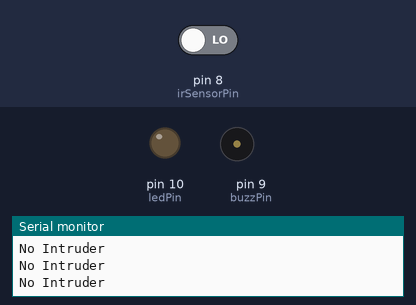
A sketch run on a simulated Arduino Uno, built with avr-gcc and run on an emulated ATmega328P. Parts: output pins drawn as LEDs (lit = HIGH), buzzer (waves = sounding, pin HIGH), the last lines printed to the serial monitor. The inputs (shaded band) are chosen by the test bench; at power-on: pin 8 (irSensorPin) LOW.

Above: at 1.2 s.
1.3 s: pin 8 (irSensorPin) driven HIGH
At 2.2 s:
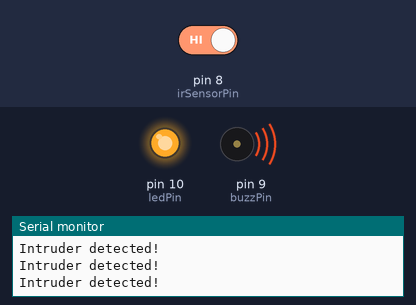
2.8 s: pin 8 (irSensorPin) driven LOW
At 3.4 s:
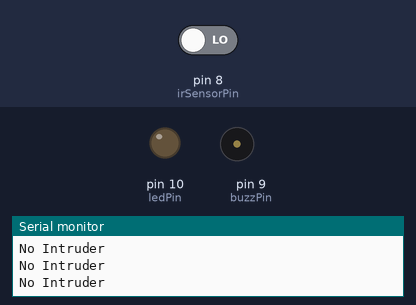
Timing chart, 0 to 5.8 s (numbered marks = the images above; inputs shaded):
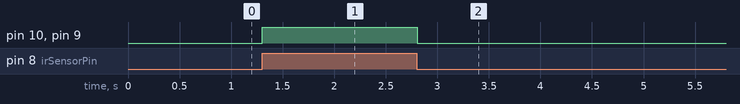

The sketch:

Ex4.ino
```cpp
#define buzzPin 9
#define irSensorPin 8
#define ledPin 10

void setup() {
  Serial.begin(9600);
  pinMode(irSensorPin, INPUT);
  pinMode(buzzPin, OUTPUT);
  pinMode(ledPin, OUTPUT);
}

void loop() {
  int irValue = digitalRead(irSensorPin);
  if (irValue == HIGH) {
    digitalWrite(buzzPin, HIGH);
    digitalWrite(ledPin, HIGH);
    Serial.println("Intruder detected!");
  } else {
    digitalWrite(buzzPin, LOW);
    digitalWrite(ledPin, LOW);
    Serial.println("No Intruder");
  }
  delay(100);
}
```

Measured:
- after the input at 1.3 s, pin 10 (ledPin), pin 9 (buzzPin): LOW → HIGH at once
- after the input at 2.8 s, pin 10 (ledPin), pin 9 (buzzPin): HIGH → LOW at once
